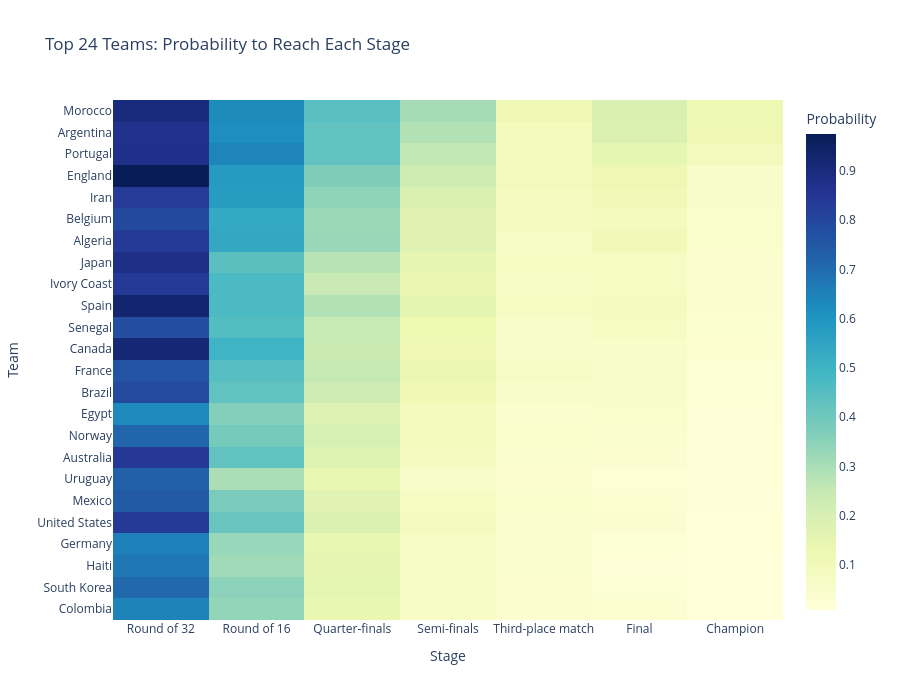

Notebook cell for this chart:
### Code cell
stage_columns = [
    "reach_round_of_32",
    "reach_round_of_16",
    "reach_quarter_finals",
    "reach_semi_finals",
    "reach_third_place",
    "reach_final",
    "champion",
]
stage_labels = {
    "reach_round_of_32": "Round of 32",
    "reach_round_of_16": "Round of 16",
    "reach_quarter_finals": "Quarter-finals",
    "reach_semi_finals": "Semi-finals",
    "reach_third_place": "Third-place match",
    "reach_final": "Final",
    "champion": "Champion",
}

top_n_teams = 24
stage_chart_data = (
    stage_probabilities.head(top_n_teams)
    .set_index("team")[stage_columns]
    .rename(columns=stage_labels)
)

fig = px.imshow(
    stage_chart_data,
    aspect="auto",
    color_continuous_scale="YlGnBu",
    labels={"x": "Stage", "y": "Team", "color": "Probability"},
    title=f"Top {top_n_teams} Teams: Probability to Reach Each Stage",
)
fig.update_layout(height=700)
fig.show()

### Figure 1 — Plotly figure (JSON) as saved in the notebook; plotly's stock layout.template omitted (floating-point values rounded to 4 significant figures; data arrays with more than 128 entries replaced by an {"elided": "..."} marker saying what was removed)
{"data": [{"coloraxis": "coloraxis", "hovertemplate": "Stage: %{x}<br>Team: %{y}<br>Probability: %{z}<extra></extra>", "name": "0", "type": "heatmap", "x": ["Round of 32", "Round of 16", "Quarter-finals", "Semi-finals", "Third-place match", "Final", "Champion"], "xaxis": "x", "y": ["Morocco", "Argentina", "Portugal", "England", "Iran", "Belgium", "Algeria", "Japan", "Ivory Coast", "Spain", "Senegal", "Canada", "France", "Brazil", "Egypt", "Norway", "Australia", "Uruguay", "Mexico", "United States", "Germany", "Haiti", "South Korea", "Colombia"], "yaxis": "y", "z": {"elided": "24x7 float values"}}], "layout": {"coloraxis": {"autocolorscale": false, "colorbar": {"title": {"text": "Probability"}}, "colorscale": [[0, "rgb(255,255,217)"], [0.125, "rgb(237,248,177)"], [0.25, "rgb(199,233,180)"], [0.375, "rgb(127,205,187)"], [0.5, "rgb(65,182,196)"], [0.625, "rgb(29,145,192)"], [0.75, "rgb(34,94,168)"], [0.875, "rgb(37,52,148)"], [1, "rgb(8,29,88)"]]}, "height": 700, "title": {"text": "Top 24 Teams: Probability to Reach Each Stage"}, "xaxis": {"anchor": "y", "domain": [0, 1], "title": {"text": "Stage"}}, "yaxis": {"anchor": "x", "autorange": "reversed", "domain": [0, 1], "title": {"text": "Team"}}}}
